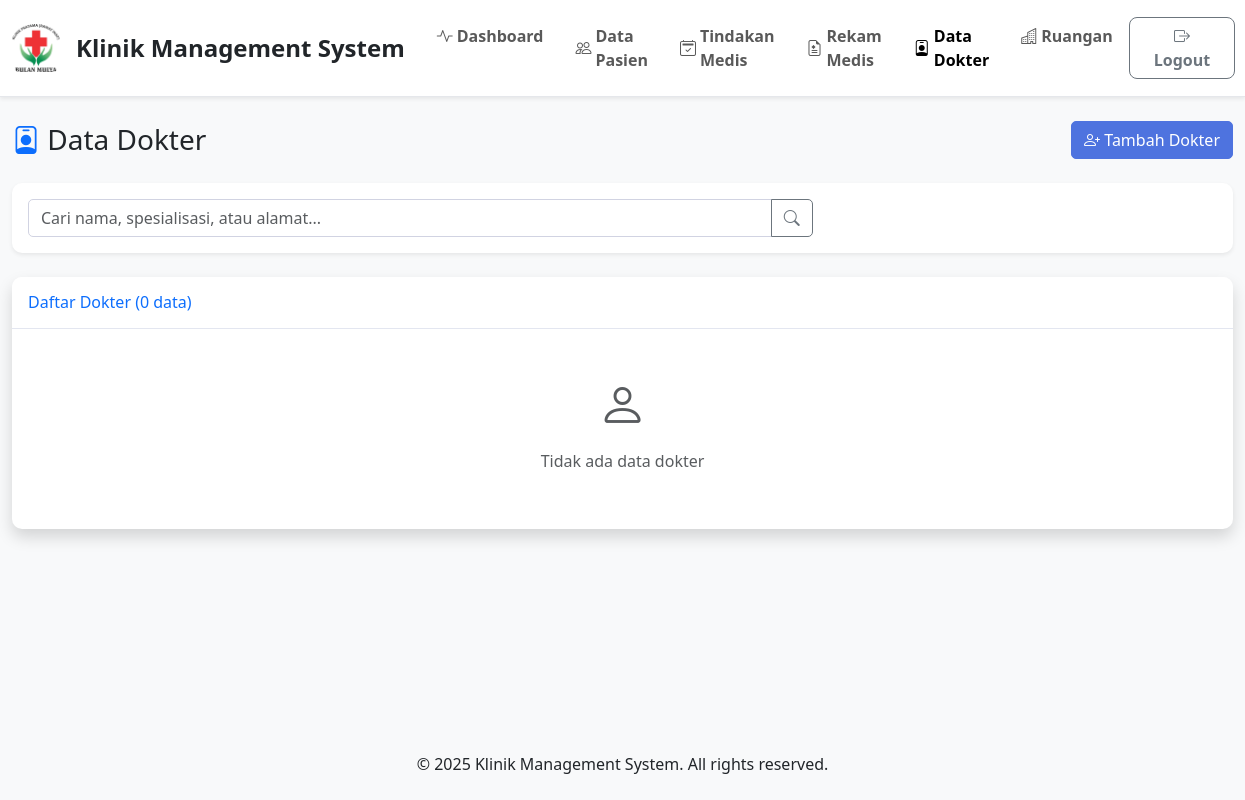
The app's page /index.php?page=dokter (signed in), older data.
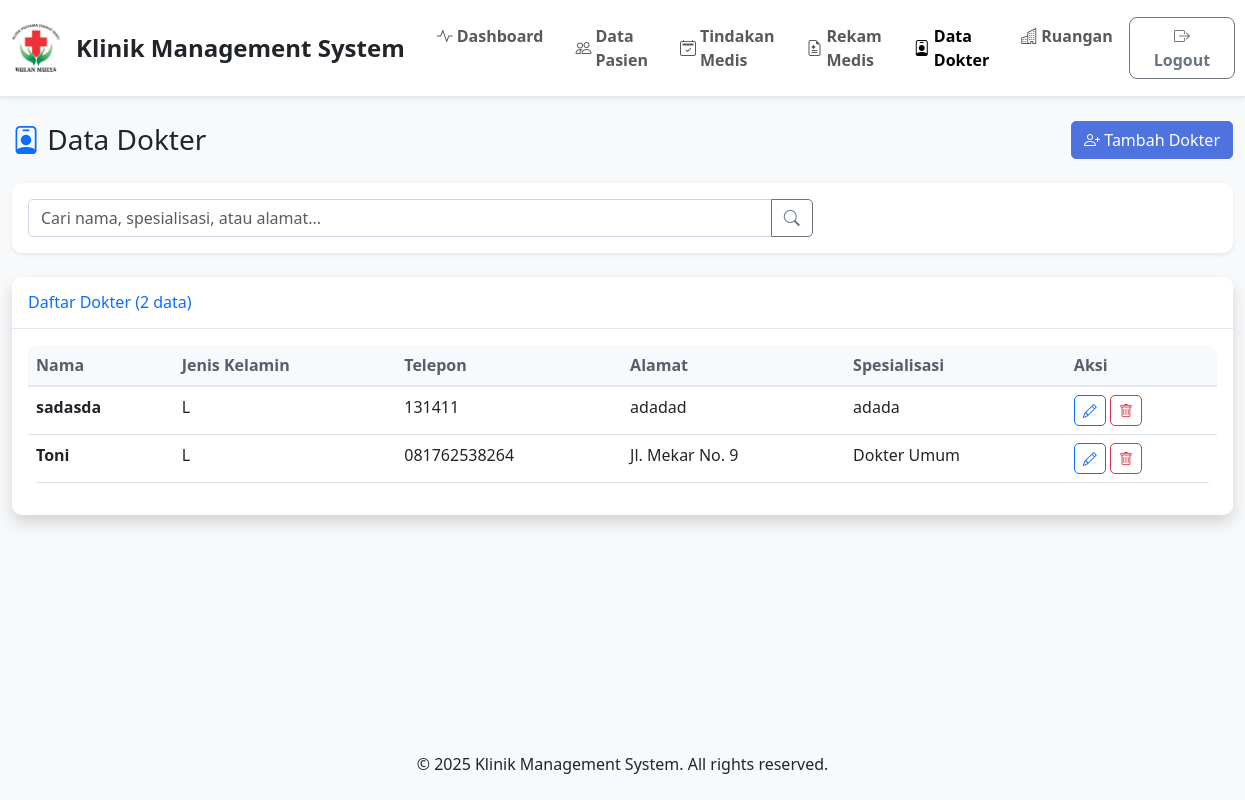
The same page, newer data.
### tables this page shows
CREATE TABLE `dokter` (
  `iddokter` int(11) NOT NULL,
  `nama` varchar(100) NOT NULL,
  `jenis_kelamin` enum('L','P') NOT NULL,
  `telpon` varchar(20) DEFAULT NULL,
  `alamat` text DEFAULT NULL,
  `spesialisasi` varchar(100) DEFAULT NULL
);

### config/database.php (called while the page is built, shortened)
<?php
try {
    $pdo = new PDO("mysql:host=" . DB_HOST . ";dbname=" . DB_NAME . ";charset=utf8", DB_USER, DB_PASS);
    $pdo->setAttribute(PDO::ATTR_ERRMODE, PDO::ERRMODE_EXCEPTION);
    $pdo->setAttribute(PDO::ATTR_DEFAULT_FETCH_MODE, PDO::FETCH_ASSOC);
} catch(PDOException $e) {
    die("Connection failed: " . $e->getMessage());
}
function executeQuery($sql, $params = []) {
    global $pdo;
    try {
        $stmt = $pdo->prepare($sql);
        $stmt->execute($params);
        return $stmt;
    } catch(PDOException $e) {
        die("Query failed: " . $e->getMessage());
    }
}
function fetchAll($sql, $params = []) {
    $stmt = executeQuery($sql, $params);
    return $stmt->fetchAll();
}
function fetchOne($sql, $params = []) {
    $stmt = executeQuery($sql, $params);
    return $stmt->fetch();
}
?>

### includes/functions.php (called while the page is built, shortened)
<?php
function getPagination($total_records, $records_per_page, $current_page) {
    $total_pages = ceil($total_records / $records_per_page);
    $offset = ($current_page - 1) * $records_per_page;
    return [
        'total_pages' => $total_pages,
        'offset' => $offset,
        'current_page' => $current_page,
        'records_per_page' => $records_per_page
    ];
}
?>

### pages/dokter.php (the view, shortened to what the changed rows need)
<?php
$search = isset($_GET['search']) ? sanitizeInput($_GET['search']) : '';
$page_num = isset($_GET['page_num']) ? (int)$_GET['page_num'] : 1;
    $where_clause = "";
    $params = [];
    $count_sql = "SELECT COUNT(*) as total FROM dokter " . $where_clause;
    $total_result = fetchOne($count_sql, $params);
    $total_records = $total_result['total'];
    $records_per_page = 10;
    $pagination = getPagination($total_records, $records_per_page, $page_num);
    $sql = "SELECT * FROM dokter {$where_clause} ORDER BY iddokter DESC LIMIT {$pagination['offset']}, {$pagination['records_per_page']}";
    $dokters = fetchAll($sql, $params);
?>
<div class="container-fluid">
    <div class="d-flex justify-content-between align-items-center mb-4">
        <h1 class="h3 mb-0">
            <i class="bi bi-person-badge text-primary"></i> Data Dokter
        </h1>
        <a href="index.php?page=dokter_add" class="btn btn-primary">
            <i class="bi bi-person-plus"></i> Tambah Dokter
        </a>
    </div>
    <div class="card mb-4">
        <div class="card-body">
            <form method="GET" action="">
                <div class="row">
                    <div class="col-md-8">
                        <div class="input-group">
                            <input type="text" class="form-control" name="search"
                                   placeholder="Cari nama, spesialisasi, atau alamat..."
                                   value="<?php echo htmlspecialchars($search); ?>">
                            <button class="btn btn-outline-secondary" type="submit">
                                <i class="bi bi-search"></i>
                            </button>
                        </div>
                    </div>
                </div>
            </form>
        </div>
    </div>
    <div class="card shadow">
        <div class="card-header py-3">
            <h6 class="m-0 font-weight-bold text-primary">
                Daftar Dokter (<?php echo number_format($total_records); ?> data)
            </h6>
        </div>
        <div class="card-body">
            <?php if (empty($dokters)): ?>
                <div class="text-center py-4">
                    <i class="bi bi-person text-muted" style="font-size: 3rem;"></i>
                    <p class="text-muted mt-2">Tidak ada data dokter</p>
                </div>
            <?php else: ?>
                <div class="table-responsive">
                    <table class="table table-hover">
                        <thead>
                            <tr>
                                <th>Nama</th>
                                <th>Jenis Kelamin</th>
                                <th>Telepon</th>
                                <th>Alamat</th>
                                <th>Spesialisasi</th>
                                <th>Aksi</th>
                            </tr>
                        </thead>
                        <tbody>
                            <?php foreach ($dokters as $d): ?>
                                <tr>
                                    <td><strong><?php echo $d['nama']; ?></strong></td>
                                    <td><?php echo $d['jenis_kelamin']; ?></td>
                                    <td><?php echo $d['telpon']; ?></td>
                                    <td><?php echo $d['alamat']; ?></td>
                                    <td><?php echo $d['spesialisasi']; ?></td>
                                    <td>
                                        <a href="pages/dokter_edit.php?iddokter=<?php echo $d['iddokter']; ?>" class="btn btn-sm btn-outline-primary">
                                            <i class="bi bi-pencil"></i>
                                        </a>
                                        <a href="pages/dokter_delete.php?iddokter=<?php echo $d['iddokter']; ?>" class="btn btn-sm btn-outline-danger">
                                            <i class="bi bi-trash"></i>
                                        </a>
                                    </td>
                                </tr>
                            <?php endforeach; ?>
                        </tbody>
                    </table>
                </div>
            <?php endif; ?>
        </div>
    </div>
</div>

Row changes from the older to the newer data that the page shows:
added dokter: nama "sadasda", jenis_kelamin "L", telpon "131411", alamat "adadad", spesialisasi "adada"
added dokter: nama "Toni", jenis_kelamin "L", telpon "081762538264", alamat "Jl. Mekar No. 9", spesialisasi "Dokter Umum"
Text that changed along with them:
$total_records: "0" → "2"
text no longer shown: "Tidak ada data dokter"
text now shown: "Nama Jenis Kelamin Telepon Alamat Spesialisasi Aksi"
